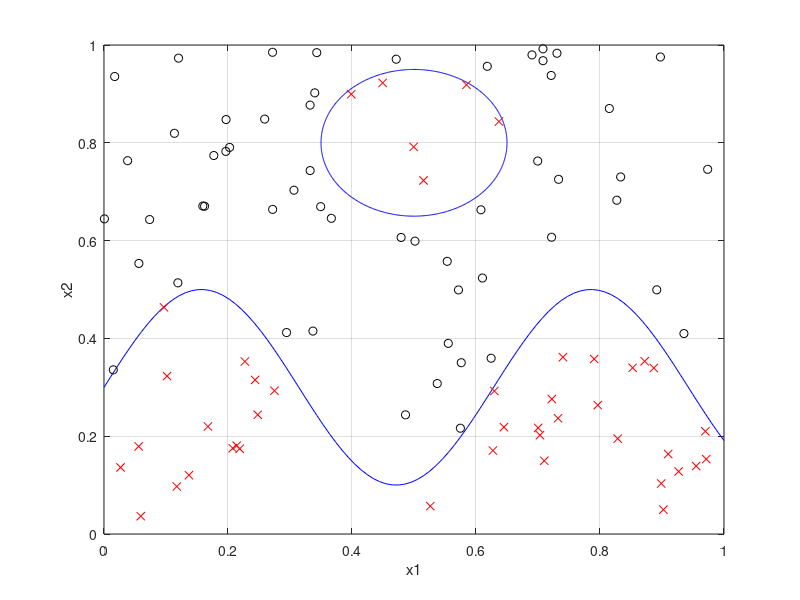
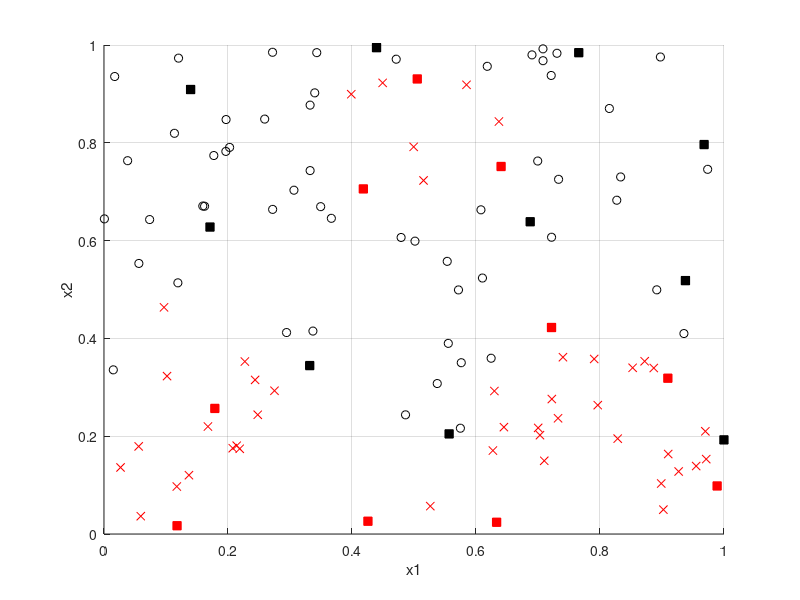

Reproduce these figures in MATLAB, in order. (Note: this script raises an error after producing the figures.)
% ECE 559 Neural Networks - Fall 2018
% Montagna Marco
% Homework 8

clear all
close all
clc

% input
N=100;
x=rand(2,N);
n_c=10;

%% plot boundaries
 
angle=0:0.01:2*pi; 
r=0.15;
x1=0.5;
x2=0.8;
xp=r*cos(angle);
yp=r*sin(angle);

figure(1);
plot(x1+xp,x2+yp,'b');
hold on
x1=linspace(0,1);
x2=(1/5)*sin(10*x1)+0.3;
plot(x1,x2,'b')
hold on

axis([0 1 0 1]);
hold on
grid on
xlabel('x1');
ylabel('x2');

figure(2);
axis([0 1 0 1]);
hold on
grid on
xlabel('x1');
ylabel('x2');

%% plot inputs
p = 1;
n = 1;
n_c = 10;
c=zeros(2,n_c*2);
flag=0;

for i=1:100
    if x(2,i)<(1/5)*sin(10*x(1,i))+0.3 || (x(2,i)-0.8)^2+(x(1,i)-0.5)^2<0.15^2
        d(i)=1;
        figure(1),plot(x(1,i),x(2,i),'xr');
        figure(2),plot(x(1,i),x(2,i),'xr');
        if (x(2,i)-0.8)^2+(x(1,i)-0.5)^2<0.15^2
            flag=1;
        end
    else
        d(i)=-1;
        figure(1),plot(x(1,i),x(2,i),'ok');
        figure(2),plot(x(1,i),x(2,i),'ok');
    end
end
if(flag==0)
    x(1,100)=0.5;
    x(2,100)=0.8;
end

% inizialization cluster c
c=rand(2,n_c*2);
i=1;
while i<1+n_c
    c(:,i)=rand(2,1);
    if c(2,i)<(1/5)*sin(10*c(1,i))+0.3 || (c(2,i)-0.8)^2+(c(1,i)-0.5)^2<0.15^2
        min_d=100;
        if i>1
            for j=1:i-1
                distance=norm(c(:,i)-c(:,j));
                if distance<min_d;
                    min_d=distance;
                end
            end
            
            if min_d>0.2
                i=i+1;
            end
        else
          i=i+1;  
        end
    end
end

j=1+n_c;
while j<1+2*n_c
    c(:,j)=rand(2,1);
    if ~(c(2,j)<(1/5)*sin(10*c(1,j))+0.3 || (c(2,j)-0.8)^2+(c(1,j)-0.5)^2<0.15^2)
        min_d=100;
        if j>1+n_c
            for k=1+n_c:j-1
                distance=norm(c(:,j)-c(:,k));
                if distance<min_d;
                    min_d=distance;
                end
            end
            if min_d>0.25
                j=j+1;
            end
        else
          j=j+1;  
        end
    end
end

    
% plot centres for classes C1 and C-1
figure(2)
plot(c(1,1:n_c),c(2,1:n_c),'rs','MarkerFaceColor','red');
hold on
plot(c(1,n_c+1:2*n_c),c(2,n_c+1:2*n_c),'ks','MarkerFaceColor','black');
hold on

% k-means class C1
class=1;
c(:,(1:n_c))=k_means(x,c(:,(1:n_c)),N,n_c,d,class);
figure(2)
plot(c(1,1:n_c),c(2,1:n_c),'rs','MarkerFaceColor','green')
hold on

% k-means class C-1
class=-1;
c(:,(n_c+1:2*n_c))=k_means(x,c(:,(n_c+1:2*n_c)),N,n_c,d,class);
figure(2), plot(c(1,n_c+1:2*n_c),c(2,n_c+1:2*n_c),'ks','MarkerFaceColor','blue')

% gaussian RBF
f=@(x,c) exp(-(norm(x-c)).^2);

y=zeros(n_c,N);

% initial weights
w1=normrnd(1,sqrt(1/(2*n_c)),1,n_c+1);
w2=normrnd(-1,sqrt(1/(2*n_c)),1,n_c);
w=[w1,w2];

for i=1:N
    for j=1:2*n_c
        y(j,i)=f(x(:,i),c(:,j));
    end
end

flag=1;
epoch=1;
eta=1;
j=1;

%% PTA
% activation function
sgn=@(x) 1*(x>=0)-1*(x<0);

% first epoch
errors(epoch)=0;
for i=1:N
        g=sgn(w*[1;y(:,i)]);
        if d(i)~=g
            errors(epoch)=errors(epoch)+1;
        end
end
    
epoch=2;

while flag==1

    w=w+eta*(d(j)-sgn(w*[1;y(:,j)]))*[1;y(:,j)]';
    
    errors(epoch)=0;
    
    for i=1:N
        g=sgn(w*[1;y(:,i)]);
        if d(i)~=g
            errors(epoch)=errors(epoch)+1;
        end
    end
    
    if ((errors(epoch)>errors(epoch-1)) && eta>0.1)
         eta=eta*0.999;
    elseif errors(epoch)>errors(epoch-1) && (errors(epoch)<10)
        eta=eta*0.01  
    end
    
    if errors(epoch)>5
        flag=1;
    else
        flag=0;
    end
    epoch=epoch+1;
    
    if j<N
        j=j+1;
    else
        j=1;
    end
end

%% plot boundaries algorithm
x1=linspace(0,1,1000);
x2=linspace(0,1,1000);
y=0;
for i=1:1000
    for j=1:1000
        for k=1:2*n_c
            y(k)=f([x1(i);x2(j)],c(:,j));
        end
        g=(w*[1;y']);
        if abs(g)<1e-3
            plot(x1(i),x2(j),'bl.','Markersize',0.5);
            hold on
        end
    end
end
